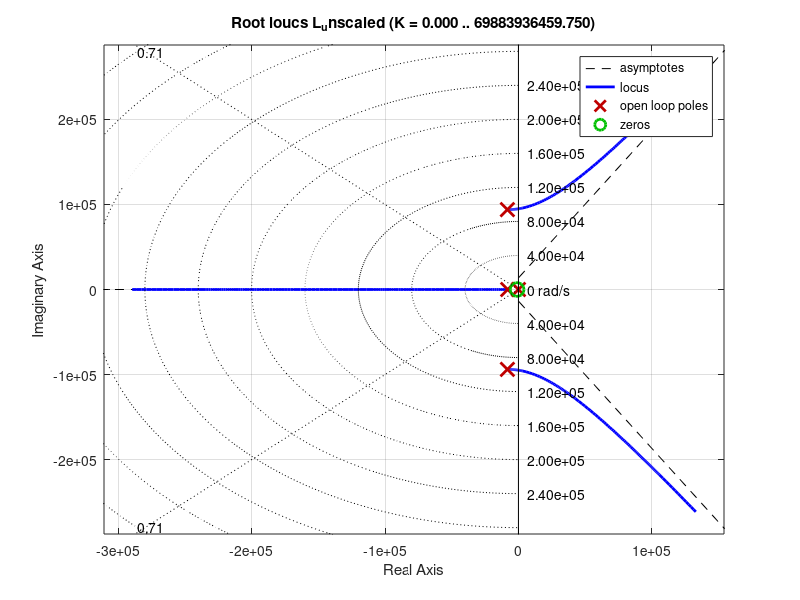
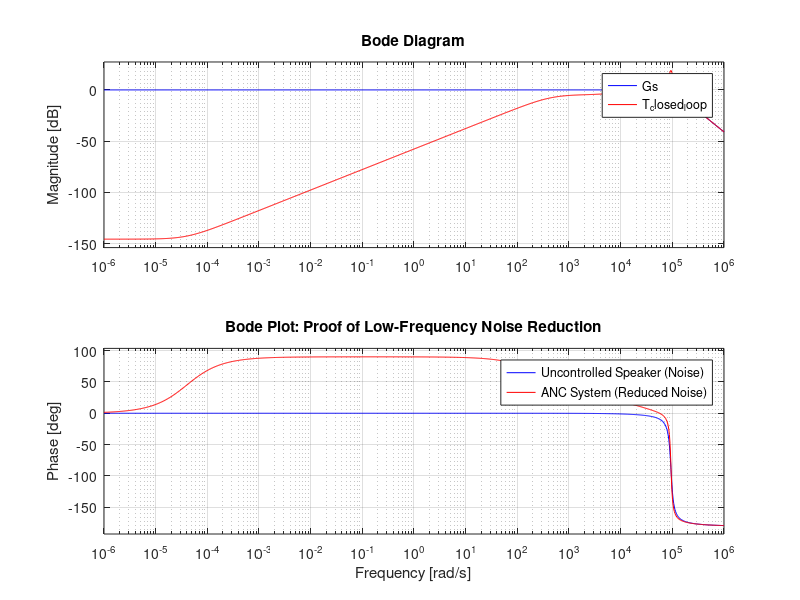

MATLAB code for these plots, in order:
% 1. Define the complex variable 's'
s = tf('s');

% 2. Define the Plant (Speaker) and Sensor (Microphone)
Gs = (94250)^2 / (s^2 + 16600*s + (94250)^2); 
Hm =  1 / ((25000)*s + 1);                 

% 3. Define your Controller WITHOUT K
Gc_unscaled = (s + 1000) / (s + 8000);

% 4. Create the unscaled Open-Loop Transfer Function
L_unscaled = Gc_unscaled * Gs * Hm

%figure;
rlocus(L_unscaled);
%title('Root Locus for ANC System');

% Draw grid lines for a target damping ratio of 0.707 (typical optimal damping)
sgrid(0.707, []);

%disp('Click on the root locus branch in the Left-Half Plane, near the sgrid line.');
%[K, poles] = rlocfind(L_unscaled); 
%fprintf('The exact gain K at the point you clicked is: %f\n', K);

% 1. Build the final controller with your new K
K = 152762249.806249;
Gc_final = K * Gc_unscaled;

% 2. Build the Closed-Loop Transfer Function from Disturbance to Output
% Formula: Forward Path / (1 + Open Loop)
% Forward path from D(s) is just Gs(s)
T_closed_loop = Gs / (1 + Gc_final * Gs * Hm);

% 3. Plot the Step Response
figure;
step(T_closed_loop);
bode(Gs, 'b', T_closed_loop, 'r')
legend('Uncontrolled Speaker (Noise)', 'ANC System (Reduced Noise)');
title('Bode Plot: Proof of Low-Frequency Noise Reduction');
grid on;
